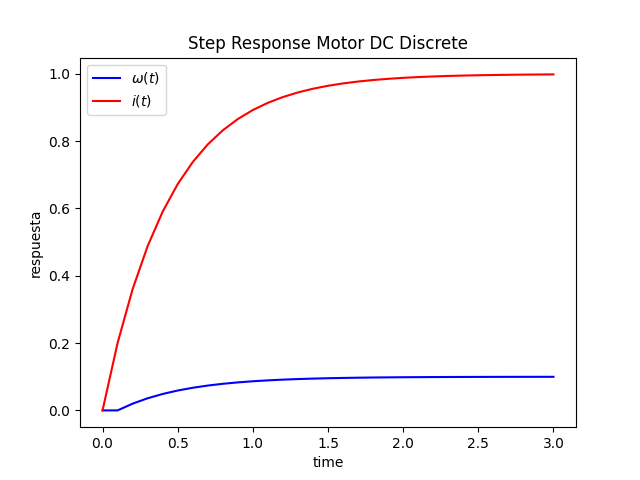

Write Python code to recreate this figure.
import numpy as np
from scipy.integrate import odeint
import matplotlib.pyplot as plt


# parametros de motor


R = 1
L = 0.5
J = 0.01
B= 0.1
Km=0.01
Ka=0.01

# parametros de simulacion
Tstar = 0
Tstop= 3
Ts=0.1
uk= 1
wk=0
ik=0               # condicion inicial
N = int(Tstop/Ts) # longitud de simulacion
W=[]
I=[]

W.append(wk)
I.append(ik)

# simulacion dinamica

for k in range(N):
    wk1 = wk + Ts*((-B/J)*wk + (Km/J)*ik)
    wk=wk1
    ik1 = ik + Ts*((-R/L)*ik - (Ka/L)*wk + (1/L)*uk)
    ik=ik1
    W.append(wk1)
    I.append(ik1)


t = np.arange(Tstar,Tstop+Ts, Ts)



#plot resultados
plt.title("Step Response Motor DC Discrete")
plt.plot(t,W,'b', label=r'$\omega(t) $')
plt.plot(t,I,'r', label=r'$i(t) $')
plt.ylabel('respuesta')
plt.xlabel('time')
plt.legend(loc='best')
plt.show()
